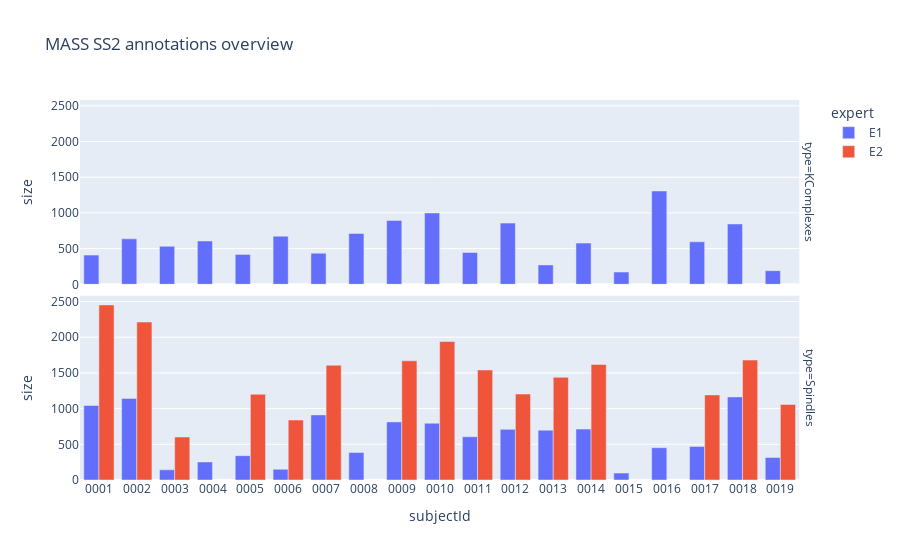

This figure's notebook cell:
### Code cell
aux=annotations[["type","expert","subjectId"]].groupby(["type","expert","subjectId"],as_index=False).size()
px.bar(aux,x="subjectId",y="size",color="expert",barmode="group",facet_row="type",title="MASS SS2 annotations overview")

### Figure 1 — Plotly figure (JSON) as saved in the notebook; plotly's stock layout.template omitted (floating-point values rounded to 4 significant figures)
{"data": [{"alignmentgroup": "True", "hovertemplate": "expert=E1<br>type=KComplexes<br>subjectId=%{x}<br>size=%{y}<extra></extra>", "legendgroup": "E1", "marker": {"color": "#636efa", "pattern": {"shape": ""}}, "name": "E1", "offsetgroup": "E1", "orientation": "v", "showlegend": true, "textposition": "auto", "type": "bar", "x": ["0001", "0002", "0003", "0004", "0005", "0006", "0007", "0008", "0009", "0010", "0011", "0012", "0013", "0014", "0015", "0016", "0017", "0018", "0019"], "xaxis": "x2", "y": [409, 637, 533, 607, 419, 674, 436, 712, 895, 999, 445, 857, 272, 577, 172, 1307, 595, 845, 191], "yaxis": "y2"}, {"alignmentgroup": "True", "hovertemplate": "expert=E1<br>type=Spindles<br>subjectId=%{x}<br>size=%{y}<extra></extra>", "legendgroup": "E1", "marker": {"color": "#636efa", "pattern": {"shape": ""}}, "name": "E1", "offsetgroup": "E1", "orientation": "v", "showlegend": false, "textposition": "auto", "type": "bar", "x": ["0001", "0002", "0003", "0004", "0005", "0006", "0007", "0008", "0009", "0010", "0011", "0012", "0013", "0014", "0015", "0016", "0017", "0018", "0019"], "xaxis": "x", "y": [1044, 1143, 143, 253, 341, 150, 912, 385, 814, 795, 606, 709, 698, 713, 97, 452, 470, 1164, 315], "yaxis": "y"}, {"alignmentgroup": "True", "hovertemplate": "expert=E2<br>type=Spindles<br>subjectId=%{x}<br>size=%{y}<extra></extra>", "legendgroup": "E2", "marker": {"color": "#EF553B", "pattern": {"shape": ""}}, "name": "E2", "offsetgroup": "E2", "orientation": "v", "showlegend": true, "textposition": "auto", "type": "bar", "x": ["0001", "0002", "0003", "0005", "0006", "0007", "0009", "0010", "0011", "0012", "0013", "0014", "0017", "0018", "0019"], "xaxis": "x", "y": [2452, 2212, 602, 1201, 840, 1607, 1670, 1939, 1541, 1204, 1438, 1618, 1192, 1680, 1058], "yaxis": "y"}], "layout": {"annotations": [{"font": {}, "showarrow": false, "text": "type=Spindles", "textangle": 90, "x": 0.98, "xanchor": "left", "xref": "paper", "y": 0.2425, "yanchor": "middle", "yref": "paper"}, {"font": {}, "showarrow": false, "text": "type=KComplexes", "textangle": 90, "x": 0.98, "xanchor": "left", "xref": "paper", "y": 0.7575, "yanchor": "middle", "yref": "paper"}], "barmode": "group", "legend": {"title": {"text": "expert"}, "tracegroupgap": 0}, "title": {"text": "MASS SS2 annotations overview"}, "xaxis": {"anchor": "y", "domain": [0, 0.98], "title": {"text": "subjectId"}}, "xaxis2": {"anchor": "y2", "domain": [0, 0.98], "matches": "x", "showticklabels": false}, "yaxis": {"anchor": "x", "domain": [0, 0.485], "title": {"text": "size"}}, "yaxis2": {"anchor": "x2", "domain": [0.515, 1], "matches": "y", "title": {"text": "size"}}}}
